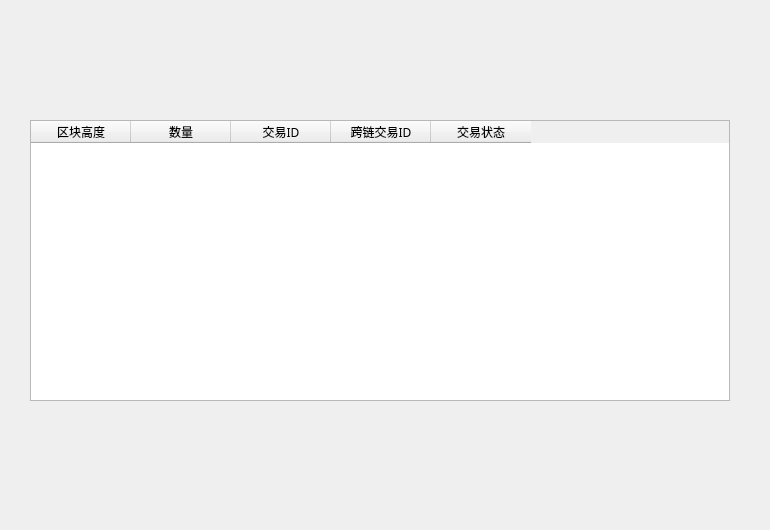
<?xml version="1.0" encoding="UTF-8"?>
<ui version="4.0">
 <class>DepositRecrdWideget</class>
 <widget class="QWidget" name="DepositRecrdWideget">
  <property name="geometry">
   <rect>
    <x>0</x>
    <y>0</y>
    <width>770</width>
    <height>530</height>
   </rect>
  </property>
  <property name="windowTitle">
   <string>Form</string>
  </property>
  <widget class="QTableWidget" name="depositRecordTableWidget">
   <property name="geometry">
    <rect>
     <x>30</x>
     <y>120</y>
     <width>700</width>
     <height>281</height>
    </rect>
   </property>
   <attribute name="horizontalHeaderVisible">
    <bool>true</bool>
   </attribute>
   <attribute name="verticalHeaderVisible">
    <bool>false</bool>
   </attribute>
   <column>
    <property name="text">
     <string>区块高度</string>
    </property>
    <property name="font">
     <font>
      <family>微软雅黑</family>
     </font>
    </property>
    <property name="textAlignment">
     <set>AlignCenter</set>
    </property>
   </column>
   <column>
    <property name="text">
     <string>数量</string>
    </property>
    <property name="font">
     <font>
      <family>微软雅黑</family>
     </font>
    </property>
    <property name="textAlignment">
     <set>AlignCenter</set>
    </property>
   </column>
   <column>
    <property name="text">
     <string>交易ID</string>
    </property>
    <property name="font">
     <font>
      <family>微软雅黑</family>
     </font>
    </property>
    <property name="textAlignment">
     <set>AlignCenter</set>
    </property>
   </column>
   <column>
    <property name="text">
     <string>跨链交易ID</string>
    </property>
    <property name="font">
     <font>
      <family>微软雅黑</family>
     </font>
    </property>
    <property name="textAlignment">
     <set>AlignCenter</set>
    </property>
   </column>
   <column>
    <property name="text">
     <string>交易状态</string>
    </property>
    <property name="font">
     <font>
      <family>微软雅黑</family>
     </font>
    </property>
    <property name="textAlignment">
     <set>AlignCenter</set>
    </property>
   </column>
  </widget>
 </widget>
 <resources/>
 <connections/>
</ui>
